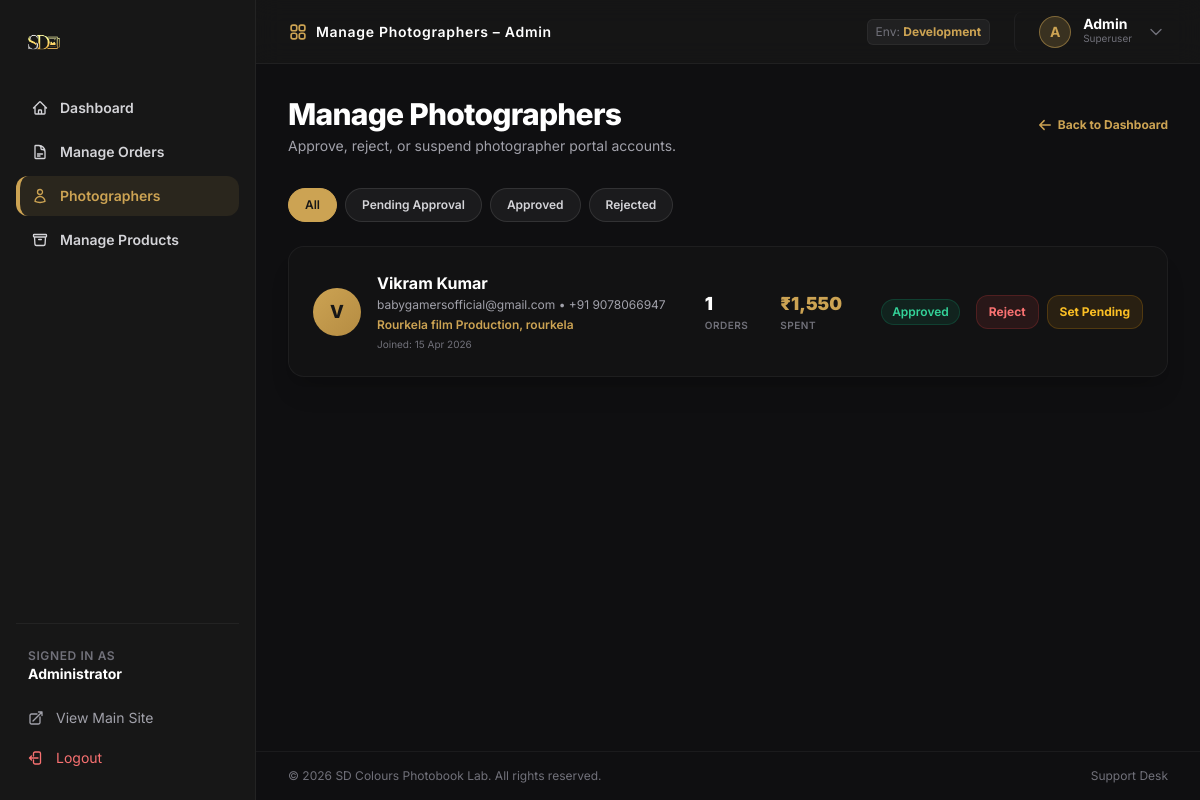
Screenshot of /admin/photographers.php (signed in) with the database file from the repository.
### tables this page shows
CREATE TABLE IF NOT EXISTS `users` (
  `id` int(10) UNSIGNED NOT NULL AUTO_INCREMENT,
  `name` varchar(150) NOT NULL,
  `email` varchar(200) NOT NULL,
  `password_hash` varchar(255) NOT NULL,
  `role` enum('admin','photographer') NOT NULL DEFAULT 'photographer',
  `phone` varchar(20) DEFAULT NULL,
  `studio_name` varchar(200) DEFAULT NULL,
  `city` varchar(100) DEFAULT NULL,
  `status` enum('pending','approved','rejected') NOT NULL DEFAULT 'pending',
  `created_at` datetime NOT NULL DEFAULT current_timestamp(),
  PRIMARY KEY (`id`),
  UNIQUE KEY `email` (`email`)
);

### admin/photographers.php (the view, shortened to what this page needs)
<?php
$db = getDB();
$filter = $_GET['status'] ?? 'all';
$where = $filter !== 'all' ? "WHERE role='photographer' AND status=?" : "WHERE role='photographer'";
$params = $filter !== 'all' ? [$filter] : [];
$stmt = $db->prepare("SELECT u.*, (SELECT COUNT(*) FROM orders WHERE photographer_id=u.id) as order_count, (SELECT COALESCE(SUM(total),0) FROM orders WHERE photographer_id=u.id AND status!='cancelled') as total_spent FROM users u $where ORDER BY u.created_at DESC");
$stmt->execute($params);
$photographers = $stmt->fetchAll();
require_once '../includes/admin_header.php';
?>
<div class="mb-8 flex flex-col sm:flex-row sm:items-center sm:justify-between gap-4">
  <div>
    <h1 class="text-3xl font-extrabold text-white tracking-tight">Manage Photographers</h1>
    <p class="text-zinc-400 text-sm mt-1">Approve, reject, or suspend photographer portal accounts.</p>
  </div>
  <div>
    <a href="/admin/index.php" class="inline-flex items-center gap-1.5 text-xs text-primary hover:underline font-bold">
      <svg xmlns="http://www.w3.org/2000/svg" fill="none" viewBox="0 0 24 24" stroke-width="2.5" stroke="currentColor" class="w-3.5 h-3.5">
        <path stroke-linecap="round" stroke-linejoin="round" d="M10.5 19.5 3 12m0 0 7.5-7.5M3 12h18" />
      </svg>
      Back to Dashboard
    </a>
  </div>
</div>
<div class="flex gap-2 flex-wrap mb-6">
  <?php foreach (['all'=>'All','pending'=>'Pending Approval','approved'=>'Approved','rejected'=>'Rejected'] as $k=>$v): ?>
    <?php
      $isActive = $filter===$k;
      $tabClass = $isActive
        ? 'bg-primary text-secondary font-bold border-primary'
        : 'bg-white/5 border-white/10 text-zinc-300 hover:bg-white/10 hover:border-white/20';
    ?>
    <a href="/admin/photographers.php?status=<?= $k ?>" class="px-4 py-2 border rounded-full text-xs font-semibold transition-all duration-200 <?= $tabClass ?>">
      <?= $v ?>
    </a>
  <?php endforeach; ?>
</div>
<?php if ($photographers): ?>
  <div class="space-y-4">
    <?php foreach ($photographers as $p): ?>
      <div class="bg-secondary/40 border border-white/5 rounded-2xl p-6 flex flex-col md:flex-row md:items-center justify-between gap-6 shadow-xl hover:bg-secondary/50 transition-colors">
        <div class="flex items-center gap-4">
          <div class="w-12 h-12 rounded-full bg-gradient-to-br from-primary to-primary-dark flex items-center justify-center text-secondary font-extrabold text-lg flex-shrink-0">
            <?= strtoupper(substr($p['name'], 0, 1)) ?>
          </div>
          <div>
            <h3 class="font-bold text-white text-base"><?= htmlspecialchars($p['name']) ?></h3>
            <p class="text-xs text-zinc-400 mt-0.5">
              <?= htmlspecialchars($p['email']) ?> <?= $p['phone'] ? '• ' . htmlspecialchars($p['phone']) : '' ?>
            </p>
            <?php if ($p['studio_name']): ?>
              <p class="text-xs text-primary font-semibold mt-1">
                <?= htmlspecialchars($p['studio_name']) ?><?= $p['city'] ? ', ' . htmlspecialchars($p['city']) : '' ?>
              </p>
            <?php endif; ?>
            <p class="text-[10px] text-zinc-500 mt-1">Joined: <?= date('d M Y', strtotime($p['created_at'])) ?></p>
          </div>
        </div>
        <div class="flex gap-8 border-t border-white/5 pt-4 md:pt-0 md:border-t-0">
          <div class="text-center md:text-left">
            <div class="text-lg font-black text-white"><?= $p['order_count'] ?></div>
            <div class="text-[10px] font-semibold text-zinc-500 uppercase tracking-wider">Orders</div>
          </div>
          <div class="text-center md:text-left">
            <div class="text-lg font-black text-primary">₹<?= number_format($p['total_spent']) ?></div>
            <div class="text-[10px] font-semibold text-zinc-500 uppercase tracking-wider">Spent</div>
          </div>
        </div>
        <div class="flex flex-wrap items-center gap-4">
          <?php
            $statusBadges = [
              'pending' => 'bg-amber-500/10 text-amber-400 border border-amber-500/20',
              'approved' => 'bg-emerald-500/10 text-emerald-400 border border-emerald-500/20',
              'rejected' => 'bg-red-500/10 text-red-400 border border-red-500/20',
            ];
            $badgeClass = $statusBadges[$p['status']] ?? 'bg-zinc-500/10 text-zinc-400';
          ?>
          <span class="inline-flex px-2.5 py-1 rounded-full text-xs font-semibold <?= $badgeClass ?>">
            <?= ucfirst($p['status']) ?>
          </span>
          <form method="POST" class="flex gap-2 flex-wrap">
            <?php if ($p['status'] !== 'rejected'): ?>
              <button type="submit" name="update_status" value="1" onclick="this.form.status.value='rejected'" class="text-xs bg-red-500/10 text-red-400 hover:bg-red-500/20 border border-red-500/20 font-bold px-3 py-2 rounded-xl transition-colors cursor-pointer">
                Reject
              </button>
            <?php endif; ?>
            <?php if ($p['status'] !== 'pending'): ?>
              <button type="submit" name="update_status" value="1" onclick="this.form.status.value='pending'" class="text-xs bg-amber-500/10 text-amber-400 hover:bg-amber-500/20 border border-amber-500/20 font-bold px-3 py-2 rounded-xl transition-colors cursor-pointer">
                Set Pending
              </button>
            <?php endif; ?>
          </form>
        </div>
      </div>
    <?php endforeach; ?>
  </div>
<?php else: ?>
  <div class="bg-secondary/40 border border-white/5 rounded-2xl p-12 text-center text-zinc-500 shadow-xl">
    No photographers found.
  </div>
<?php endif; ?>
<?php require_once '../includes/admin_footer.php'; ?>

### includes/admin_header.php (style rules this page uses)
body { font-family: 'Inter', sans-serif; }

### rows the page displays
users: name "V", name "Vikram Kumar", email "babygamersofficial@gmail.com", phone "+91 9078066947", studio_name "Rourkela film Production", city "rourkela", created_at "15 Apr 2026", order_count "1", total_spent "1,550", status "Approved", shows "Reject", shows "Set Pending"

### other values shown
$pageTitle "Manage Photographers – Admin"
$v "All"
$v "Pending Approval"
$v "Approved"
$v "Rejected"
